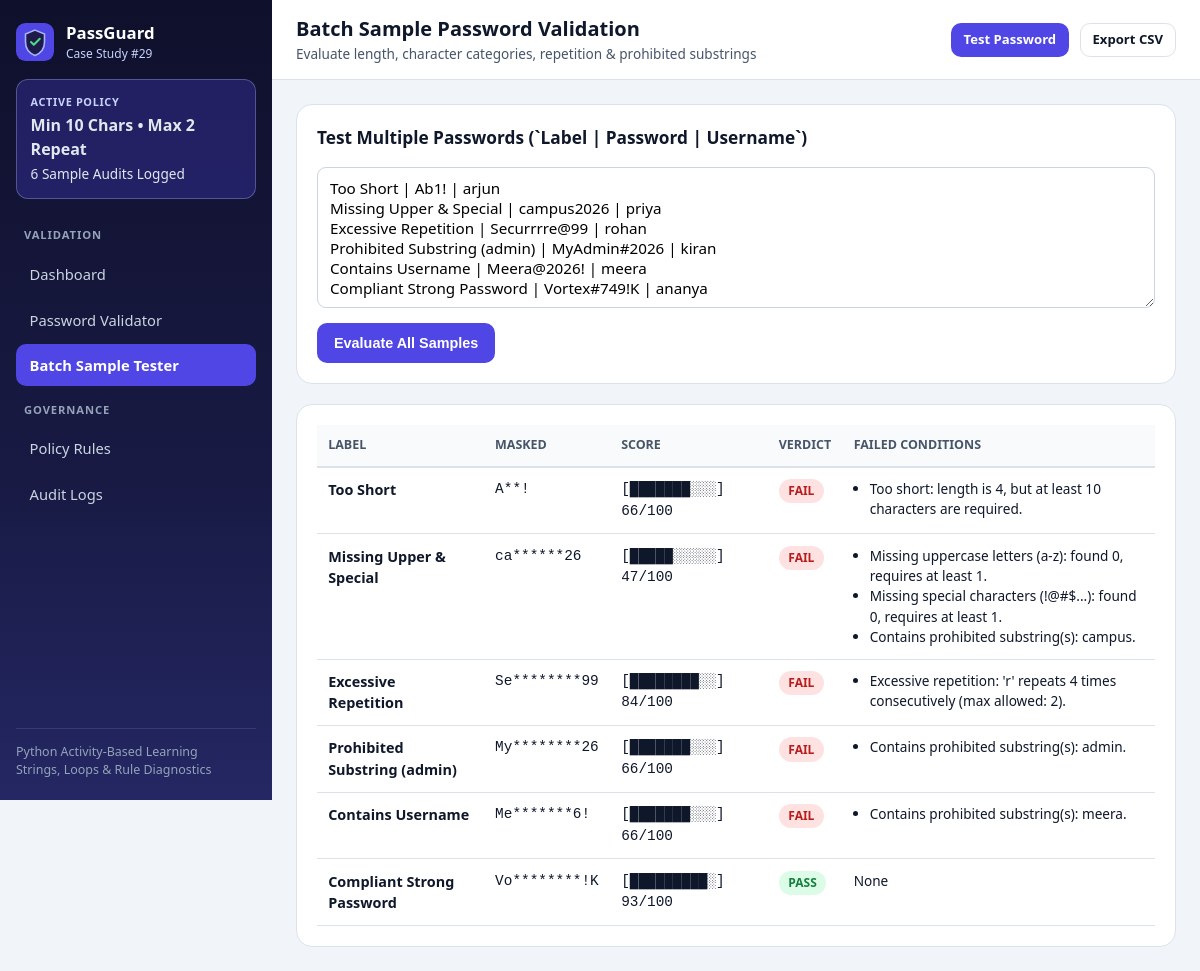
Page /batch on the committed database.
### tables this page shows
CREATE TABLE policy_settings (
                id INTEGER PRIMARY KEY CHECK (id = 1),
                min_length INTEGER NOT NULL,
                min_upper INTEGER NOT NULL,
                min_lower INTEGER NOT NULL,
                min_digits INTEGER NOT NULL,
                min_special INTEGER NOT NULL,
                max_consecutive_repeat INTEGER NOT NULL,
                disallow_spaces INTEGER NOT NULL,
                prohibited_csv TEXT NOT NULL
            );

CREATE TABLE validation_logs (
                id INTEGER PRIMARY KEY AUTOINCREMENT,
                sample_label TEXT NOT NULL,
                username TEXT NOT NULL,
                masked_preview TEXT NOT NULL,
                pw_length INTEGER NOT NULL,
                verdict TEXT NOT NULL,
                score INTEGER NOT NULL,
                strength_label TEXT NOT NULL,
                failed_reasons TEXT NOT NULL,
                evaluated_at TEXT NOT NULL DEFAULT (datetime('now', 'localtime'))
            );

### app.py (the view, shortened to what this page needs)
    @app.route("/batch", methods=["GET", "POST"])
    def batch():
        db = app.config["DB_PATH"]
        policy = get_policy(db)
        raw_lines = "\n".join(f"{lbl} | {pw} | {usr}" for lbl, pw, usr in SAMPLE_PASSWORD_TUPLES)
        batch_tuples = list(SAMPLE_PASSWORD_TUPLES)
        results = evaluate_password_batch(batch_tuples, policy)
        return render_template("batch.html", raw_lines=raw_lines, results=results)

### database.py (called while the page is built)
def _resolve_db_path(db_path):
    target = db_path or DEFAULT_DB_PATH
    if os.environ.get("VERCEL") and not str(target).startswith("/tmp"):
        tmp_path = os.path.join("/tmp", os.path.basename(target))
        if not os.path.exists(tmp_path) and os.path.exists(target):
            shutil.copyfile(target, tmp_path)
        return tmp_path
    return target

def get_connection(db_path=None):
    resolved = _resolve_db_path(db_path)
    parent = os.path.dirname(resolved)
    if parent:
        os.makedirs(parent, exist_ok=True)
    conn = sqlite3.connect(resolved)
    conn.row_factory = sqlite3.Row
    return conn

def get_policy(db_path=None):
    conn = get_connection(db_path)
    try:
        row = conn.execute("SELECT * FROM policy_settings WHERE id = 1").fetchone()
        return dict(row) if row else dict(DEFAULT_POLICY)
    finally:
        conn.close()

def get_logs(db_path=None):
    conn = get_connection(db_path)
    try:
        return [dict(r) for r in conn.execute("SELECT * FROM validation_logs ORDER BY id DESC").fetchall()]
    finally:
        conn.close()

### password_logic.py (called while the page is built)
def mask_password(password):
    pw = str(password or "")
    if len(pw) <= 2:
        return "*" * len(pw)
    if len(pw) <= 4:
        return pw[0] + ("*" * (len(pw) - 2)) + pw[-1]
    return pw[:2] + ("*" * (len(pw) - 4)) + pw[-2:]

def parse_prohibited_list(prohibited_csv):
    items = []
    for part in str(prohibited_csv or "").split(","):
        cleaned = part.strip().lower()
        if cleaned and cleaned not in items:
            items.append(cleaned)
    return tuple(items)

def generate_strength_bar(score):
    filled = int(round(score / 10.0))
    if filled < 0:
        filled = 0
    elif filled > 10:
        filled = 10
    bar = ""
    idx = 0
    while idx < 10:
        if idx < filled:
            bar = bar + "█"
        else:
            bar = bar + "░"
        idx += 1
    return f"[{bar}] {score}/100"

def evaluate_password_batch(password_tuples, policy=None):
    results = []
    for label, pw, user in password_tuples:
        res = evaluate_password(pw, user, policy)
        results.append({
            "label": label,
            "username": user,
            "evaluation": res,
        })
    return results

### templates/batch.html (shortened to what this page needs)
{% extends "base.html" %}
{% block page_title %}Batch Sample Password Validation{% endblock %}
{% block content %}
<section class="card">
  <div class="card-header"><h3>Test Multiple Passwords (`Label | Password | Username`)</h3></div>
  <form method="post" class="form-grid">
    <div class="field field-full"><textarea name="batch_lines" rows="6" class="mono">{{ raw_lines }}</textarea></div>
    <div class="field-full"><button type="submit" class="btn btn-primary">Evaluate All Samples</button></div>
  </form>
</section>
<section class="card">
  <div class="table-wrapper">
    <table>
      <thead><tr><th>Label</th><th>Masked</th><th>Score</th><th>Verdict</th><th>Failed Conditions</th></tr></thead>
      <tbody>
        {% for item in results %}
        {% set ev = item.evaluation %}
        <tr>
          <th>{{ item.label }}</th>
          <td class="mono">{{ ev.masked_password }}</td>
          <td class="mono">{{ ev.strength_bar }}</td>
          <td><span class="badge {% if ev.is_compliant %}badge-green{% else %}badge-red{% endif %}">{{ ev.verdict }}</span></td>
          <td class="small">{% if ev.failed_explanations %}<ul style="margin:0;padding-left:1rem;">{% for f in ev.failed_explanations %}<li>{{ f }}</li>{% endfor %}</ul>{% else %}None{% endif %}</td>
        </tr>
        {% endfor %}
      </tbody>
    </table>
  </div>
</section>
{% endblock %}

### templates/base.html (shortened to what this page needs)
<!DOCTYPE html>
<html lang="en">
<head>
  <link rel="stylesheet" href="{{ url_for('static', filename='css/style.css') }}">
</head>
<body>
  <div class="app-shell">
    <div class="Drawer" id="drawer" popover="manual" role="dialog" aria-label="Primary navigation">
      <div class="Drawer-scroller">
        <aside class="Drawer-sheet sidebar">
          <div class="sidebar-header">
            <a href="{{ url_for('dashboard') }}" class="brand">
              <img src="{{ url_for('static', filename='images/logo.svg') }}" alt="" width="38" height="38">
              <div><span class="brand-title">PassGuard</span><span class="brand-sub">Case Study #29</span></div>
            </a>
          </div>
          <div class="status-chip">
            <span class="chip-badge">ACTIVE POLICY</span>
            <strong>Min {{ policy.min_length }} Chars &bull; Max {{ policy.max_consecutive_repeat }} Repeat</strong>
            <span class="small">{{ nav_logs }} Sample Audits Logged</span>
          </div>
          <nav class="sidebar-nav">
            <p class="nav-group-label">Validation</p>
            <a href="{{ url_for('dashboard') }}" class="nav-link {% if current_endpoint == 'dashboard' %}is-active{% endif %}">Dashboard</a>
            <a href="{{ url_for('validator') }}" class="nav-link {% if current_endpoint == 'validator' %}is-active{% endif %}">Password Validator</a>
            <a href="{{ url_for('batch') }}" class="nav-link {% if current_endpoint == 'batch' %}is-active{% endif %}">Batch Sample Tester</a>
            <p class="nav-group-label">Governance</p>
            <a href="{{ url_for('policy_rules') }}" class="nav-link {% if current_endpoint == 'policy_rules' %}is-active{% endif %}">Policy Rules</a>
            <a href="{{ url_for('logs') }}" class="nav-link {% if current_endpoint == 'logs' %}is-active{% endif %}">Audit Logs</a>
          </nav>
          <div class="sidebar-footer">Python Activity-Based Learning<br>Strings, Loops &amp; Rule Diagnostics</div>
        </aside>
      </div>
    </div>
    <div class="main-shell" id="main-shell">
      <header class="topbar">
        <div class="topbar-left">
          <div>
            <h1 class="page-heading">{% block page_title %}Password Policy Dashboard{% endblock %}</h1>
            <p class="page-subtitle">{% block page_subtitle %}Evaluate length, character categories, repetition &amp; prohibited substrings{% endblock %}</p>
          </div>
        </div>
        <div class="topbar-right">
          <a href="{{ url_for('validator') }}" class="btn btn-primary btn-sm">Test Password</a>
          <a href="{{ url_for('export_csv') }}" class="btn btn-outline btn-sm">Export CSV</a>
        </div>
      </header>
      <main class="content-area">
        {% block content %}{% endblock %}
      </main>
    </div>
  </div>
</body>
</html>

### rows in the picture
policy_settings: min_length "10", max_consecutive_repeat "2"
validation_logs: label "Too Short", masked_password "A**!", strength_bar "[███████░░░] 66/100", verdict "FAIL", failed_explanations "Too short: length is 4, but at least 10 characters are required."
validation_logs: label "Missing Upper & Special", masked_password "ca******26", strength_bar "[█████░░░░░] 47/100", verdict "FAIL", failed_explanations "Missing uppercase letters (a-z): found 0, requires at least 1." "Missing special characters (!@#$...): found 0, requires at least 1." "Contains prohibited substring(s): campus."
validation_logs: label "Excessive Repetition", masked_password "Se********99", strength_bar "[████████░░] 84/100", verdict "FAIL", failed_explanations "Excessive repetition: 'r' repeats 4 times consecutively (max allowed: 2)."
validation_logs: label "Prohibited Substring (admin)", masked_password "My********26", strength_bar "[███████░░░] 66/100", verdict "FAIL", failed_explanations "Contains prohibited substring(s): admin."
validation_logs: label "Contains Username", masked_password "Me*******6!", strength_bar "[███████░░░] 66/100", verdict "FAIL", failed_explanations "Contains prohibited substring(s): meera."
validation_logs: label "Compliant Strong Password", masked_password "Vo********!K", strength_bar "[█████████░] 93/100", verdict "PASS", shows "None"

### other values in the picture
{{ nav_logs }} "6"
